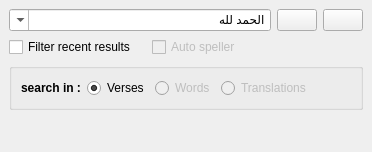
  <widget class="QDockWidget" name="w_searchbar">
   <property name="sizePolicy">
    <sizepolicy hsizetype="Expanding" vsizetype="Expanding">
     <horstretch>0</horstretch>
     <verstretch>0</verstretch>
    </sizepolicy>
   </property>
   <property name="minimumSize">
    <size>
     <width>360</width>
     <height>152</height>
    </size>
   </property>
   <property name="maximumSize">
    <size>
     <width>524287</width>
     <height>200</height>
    </size>
   </property>
   <property name="windowIcon">
    <iconset>
     <normaloff>:/resources/Icon (3).ico</normaloff>:/resources/Icon (3).ico</iconset>
   </property>
   <property name="styleSheet">
    <string notr="true">arora -style=clearlooks</string>
   </property>
   <property name="locale">
    <locale language="English" country="Zimbabwe"/>
   </property>
   <property name="floating">
    <bool>false</bool>
   </property>
   <property name="features">
    <set>QDockWidget::DockWidgetFloatable|QDockWidget::DockWidgetMovable</set>
   </property>
   <property name="allowedAreas">
    <set>Qt::AllDockWidgetAreas</set>
   </property>
   <property name="windowTitle">
    <string>SearchBar</string>
   </property>
   <attribute name="dockWidgetArea">
    <number>1</number>
   </attribute>
   <widget class="QWidget" name="dockWidgetContents_7">
    <layout class="QVBoxLayout" name="verticalLayout_11">
     <item>
      <layout class="QHBoxLayout" name="horizontalLayout_4">
       <item>
        <widget class="QComboBox" name="o_query">
         <property name="sizePolicy">
          <sizepolicy hsizetype="Expanding" vsizetype="Fixed">
           <horstretch>2</horstretch>
           <verstretch>0</verstretch>
          </sizepolicy>
         </property>
         <property name="minimumSize">
          <size>
           <width>125</width>
           <height>0</height>
          </size>
         </property>
         <property name="toolTip">
          <string>Write your query here</string>
         </property>
         <property name="statusTip">
          <string>Write your query here</string>
         </property>
         <property name="whatsThis">
          <string>SearchBar</string>
         </property>
         <property name="layoutDirection">
          <enum>Qt::RightToLeft</enum>
         </property>
         <property name="styleSheet">
          <string notr="true"/>
         </property>
         <property name="editable">
          <bool>true</bool>
         </property>
         <property name="currentIndex">
          <number>0</number>
         </property>
         <property name="maxCount">
          <number>50</number>
         </property>
         <property name="insertPolicy">
          <enum>QComboBox::InsertAlphabetically</enum>
         </property>
         <property name="duplicatesEnabled">
          <bool>false</bool>
         </property>
         <property name="frame">
          <bool>true</bool>
         </property>
         <property name="modelColumn">
          <number>0</number>
         </property>
         <item>
          <property name="text">
           <string>الحمد لله</string>
          </property>
         </item>
         <item>
          <property name="text">
           <string>آية:(يقول)</string>
          </property>
         </item>
        </widget>
       </item>
       <item>
        <widget class="QPushButton" name="o_search">
         <property name="toolTip">
          <string>Click to search</string>
         </property>
         <property name="statusTip">
          <string>Click to search</string>
         </property>
         <property name="text">
          <string/>
         </property>
         <property name="icon">
          <iconset resource="../resources/main.qrc">
           <normaloff>:/resources/find.png</normaloff>:/resources/find.png</iconset>
         </property>
         <property name="flat">
          <bool>false</bool>
         </property>
        </widget>
       </item>
       <item>
        <widget class="QPushButton" name="o_clear">
         <property name="toolTip">
          <string>Click to clear searchbar</string>
         </property>
         <property name="statusTip">
          <string>Click to clear searchbar</string>
         </property>
         <property name="text">
          <string/>
         </property>
         <property name="icon">
          <iconset resource="../resources/main.qrc">
           <normaloff>:/resources/clear_left.png</normaloff>:/resources/clear_left.png</iconset>
         </property>
        </widget>
       </item>
      </layout>
     </item>
     <item>
      <layout class="QHBoxLayout" name="horizontalLayout_45">
       <item>
        <widget class="QCheckBox" name="o_filter">
         <property name="text">
          <string>Filter recent results</string>
         </property>
        </widget>
       </item>
       <item>
        <spacer name="horizontalSpacer_9">
         <property name="orientation">
          <enum>Qt::Horizontal</enum>
         </property>
         <property name="sizeType">
          <enum>QSizePolicy::Fixed</enum>
         </property>
         <property name="sizeHint" stdset="0">
          <size>
           <width>10</width>
           <height>20</height>
          </size>
         </property>
        </spacer>
       </item>
       <item>
        <widget class="QCheckBox" name="o_autospell">
         <property name="enabled">
          <bool>false</bool>
         </property>
         <property name="text">
          <string>Auto speller</string>
         </property>
        </widget>
       </item>
       <item>
        <spacer name="horizontalSpacer_8">
         <property name="orientation">
          <enum>Qt::Horizontal</enum>
         </property>
         <property name="sizeHint" stdset="0">
          <size>
           <width>40</width>
           <height>20</height>
          </size>
         </property>
        </spacer>
       </item>
      </layout>
     </item>
     <item>
      <widget class="QGroupBox" name="groupBox_7">
       <property name="title">
        <string/>
       </property>
       <property name="flat">
        <bool>true</bool>
       </property>
       <layout class="QHBoxLayout" name="horizontalLayout_34">
        <item>
         <widget class="QLabel" name="label_33">
          <property name="font">
           <font>
            <weight>75</weight>
            <bold>true</bold>
           </font>
          </property>
          <property name="text">
           <string>search in :</string>
          </property>
         </widget>
        </item>
        <item>
         <widget class="QRadioButton" name="o_search_in_ayas">
          <property name="text">
           <string>Verses</string>
          </property>
          <property name="checked">
           <bool>true</bool>
          </property>
         </widget>
        </item>
        <item>
         <widget class="QRadioButton" name="o_search_in_words">
          <property name="enabled">
           <bool>false</bool>
          </property>
          <property name="text">
           <string>Words</string>
          </property>
         </widget>
        </item>
        <item>
         <widget class="QRadioButton" name="o_search_in_trads">
          <property name="enabled">
           <bool>false</bool>
          </property>
          <property name="text">
           <string>Translations</string>
          </property>
         </widget>
        </item>
        <item>
         <spacer name="horizontalSpacer_5">
          <property name="orientation">
           <enum>Qt::Horizontal</enum>
          </property>
          <property name="sizeHint" stdset="0">
           <size>
            <width>40</width>
            <height>20</height>
           </size>
          </property>
         </spacer>
        </item>
       </layout>
      </widget>
     </item>
     <item>
      <spacer name="verticalSpacer_2">
       <property name="orientation">
        <enum>Qt::Vertical</enum>
       </property>
       <property name="sizeHint" stdset="0">
        <size>
         <width>20</width>
         <height>10</height>
        </size>
       </property>
      </spacer>
     </item>
    </layout>
   </widget>
  </widget>
